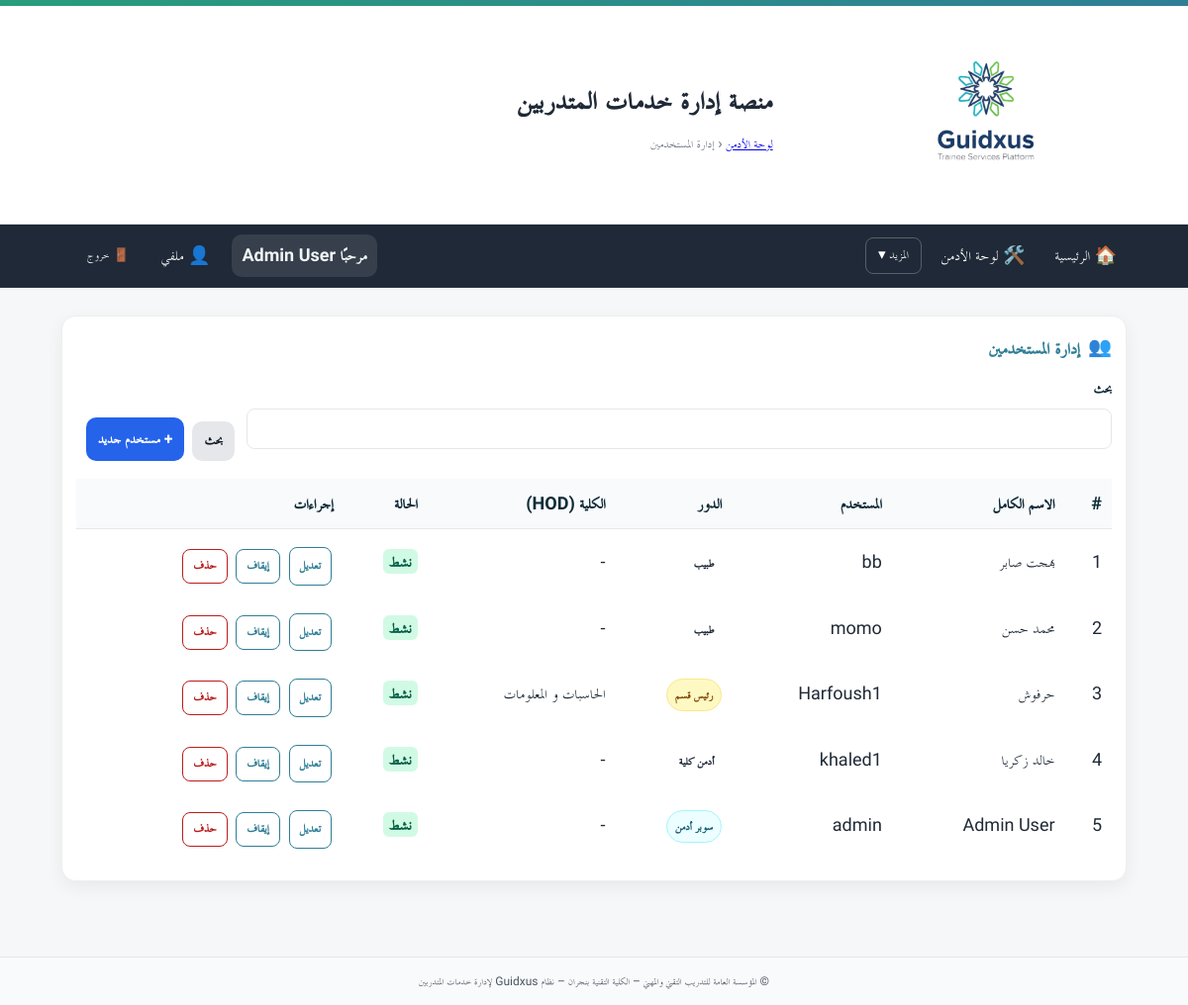
Screenshot of /admin/users/ (signed in) with the database file from the repository.
### app/models.py (models this page shows)
class User(Base):
    __tablename__ = "users"
    id = Column(Integer, primary_key=True, autoincrement=True)
    full_name = Column(String(255), nullable=False)
    username = Column(String(100), unique=True, nullable=False, index=True)
    password_hash = Column(String(255), nullable=False)
    is_admin = Column(Boolean, default=False, nullable=False)   # سوبر أدمن (صلاحيات كاملة)
    is_college_admin = Column(Boolean, default=False, nullable=False)  # أدمن كلية (صلاحيات في نطاق كلية واحدة)
    college_admin_college = Column(String(255), nullable=True)  # الكلية التي يديرها أدمن الكلية
    is_hod = Column(Boolean, default=False, nullable=False)      # رئيس قسم؟
    is_doc = Column(Boolean, default=False, nullable=False)      # 👈 طبيب الكلية (جديد)
    hod_college = Column(String(255), nullable=True)             # كلية رئيس القسم (إن وُجد)
    is_active = Column(Boolean, default=True, nullable=False)
    must_change_password = Column(Boolean, default=True, nullable=False)  # يجب تغيير كلمة المرور عند أول دخول
    created_at = Column(DateTime, server_default=func.now(), nullable=False)
    updated_at = Column(DateTime, onupdate=func.now())
    headed_departments = relationship(
        "Department",
        back_populates="head_user",
        foreign_keys="Department.head_user_id",
        lazy="selectin",
    )

### app/routers/admin_users.py (the view)
@router.get("")          # GET /admin/users
@router.get("/")         # GET /admin/users/
def users_list(
    request: Request,
    cu=Depends(require_user_manager),
    q: Optional[str] = None,
    db: Session = Depends(get_db),
):
    current_user = get_current_user(request, db)
    query = db.query(User)
    if current_user and current_user.is_college_admin and current_user.college_admin_college:
        college_name = normalize_text(current_user.college_admin_college)
        dept_ids = [d.id for d in db.query(Department).filter(
            func.trim(func.replace(Department.college, "  ", " ")) == college_name
        ).all()]
        head_user_ids = [d.head_user_id for d in db.query(Department).filter(
            Department.id.in_(dept_ids),
            Department.head_user_id.isnot(None)
        ).all() if d.head_user_id]
        query = query.filter(
            (User.college_admin_college == college_name) |
            (User.hod_college == college_name) |
            (User.id.in_(head_user_ids) if head_user_ids else False)
        )
    if q:
        q_like = f"%{q}%"
        query = query.filter(
            (User.username.ilike(q_like)) | (User.full_name.ilike(q_like))
        )
    users = query.order_by(User.created_at.desc()).all()
    return templates.TemplateResponse(
        "admin/users_list.html",
        {"request": request, "users": users, "q": q or ""},
    )

### app/templates/admin/users_list.html
{% extends "base.html" %}
{% block breadcrumb %}
  <a href="/admin/">لوحة الأدمن</a> ‹ <span>إدارة المستخدمين</span>
{% endblock %}
{% block content %}
<section class="card card-prestige">
  <div class="card-head"><div class="card-icon">👥</div><h3>إدارة المستخدمين</h3></div>
  <form method="get" action="/admin/users" class="form" style="margin-bottom:10px;">
    <div class="grid" style="grid-template-columns:1fr 160px;">
      <label>بحث
        <input type="text" name="q" value="{{ q }}">
      </label>
      <div class="actions" style="align-items:end;">
        <button class="btn btn-secondary">بحث</button>
        <a class="btn btn-primary" href="/admin/users/new">+ مستخدم جديد</a>
      </div>
    </div>
  </form>
  <div class="table-wrap">
    <table class="tbl">
      <thead>
        <tr>
          <th>#</th>
          <th>الاسم الكامل</th>
          <th>المستخدم</th>
          <th>الدور</th>
          <th>الكلية (HOD)</th>
          <th>الحالة</th>
          <th>إجراءات</th>
        </tr>
      </thead>
      <tbody>
        {% for u in users %}
          <tr>
            <td>{{ loop.index }}</td>
            <td>{{ u.full_name }}</td>
            <td>{{ u.username }}</td>
            <td>
              {% if u.is_admin %}
                <span class="badge badge-live">سوبر أدمن</span>
              {% elif u.is_college_admin %}
                <span class="badge badge-info">أدمن كلية</span>
              {% elif u.is_hod %}
                <span class="badge badge-draft">رئيس قسم</span>
              {% elif u.is_doc %}
                <span class="badge badge-success">طبيب</span>
              {% else %}
                <span class="muted">مستخدم</span>
              {% endif %}
            </td>
            <td>{{ u.hod_college or "-" }}</td>
            <td>
              {% if u.is_active %}<span class="status published">نشط</span>
              {% else %}<span class="status closed">موقوف</span>{% endif %}
            </td>
            <td>
              <a class="btn btn-xs" href="/admin/users/{{ u.id }}/edit">تعديل</a>
              <form method="post" action="/admin/users/{{ u.id }}/toggle" style="display:inline;">
                <button class="btn btn-xs" type="submit">
                  {% if u.is_active %}إيقاف{% else %}تفعيل{% endif %}
                </button>
              </form>
              <form method="post" action="/admin/users/{{ u.id }}/delete" style="display:inline;" onsubmit="return confirm('حذف المستخدم؟');">
                <button class="btn btn-xs danger" type="submit">حذف</button>
              </form>
            </td>
          </tr>
        {% else %}
          <tr><td colspan="7" class="muted">لا يوجد سجلات.</td></tr>
        {% endfor %}
      </tbody>
    </table>
  </div>
</section>
{% endblock %}

### app/templates/base.html (shortened to what this page needs)
<!doctype html>
<html lang="ar" dir="rtl">
<head>
  <link rel="stylesheet" href="/static/css/app.css">
  <link rel="stylesheet" href="/static/css/custom.css">
</head>
<body>
  <header class="site-header">
    <div class="topband"></div>
    <div class="header-inner">
      {% if ui_logo_url %}
        <img src="{{ ui_logo_url }}" alt="{{ app_name or 'Logo' }}" class="logo">
      {% else %}
        <img src="/static/images/logo.jpg" alt="{{ app_name or 'Logo' }}" class="logo">
      {% endif %}
      <div class="titles">
        <h1 class="site-title">{{ app_name or "منصة إدارة خدمات المتدربين" }}</h1>
        <div class="breadcrumb">{% block breadcrumb %}{% endblock %}</div>
      </div>
    </div>
  </header>
  <nav class="main-nav">
    <div class="nav-inner">
      <a href="/">🏠 الرئيسية</a>
      {% set cu = request.session.get('user') %}
      {% set display_name = (cu.get('full_name') if cu and cu.get('full_name') else (cu.get('username') if cu and cu.get('username') else 'مستخدم')) %}
      {% if cu %}
        {% if cu.get('is_admin') %}
          <a href="/admin/">🛠️ لوحة الأدمن</a>
          <div class="nav-more">
            <button type="button">المزيد ▾</button>
          </div>
        {% endif %}
        <div class="navbar-right">
          <span class="greeting">مرحبًا {{ display_name }}</span>
          <a href="/profile/" class="btn-link" title="ملفي الشخصي">👤 ملفي</a>
          <form method="post" action="/auth/logout" style="margin:0;">
            <button class="btn-link btn-logout" title="تسجيل الخروج">🚪 خروج</button>
          </form>
        </div>
      {% else %}
        <div class="nav-spacer"></div>
        <a href="/auth/login">🔐 تسجيل الدخول</a>
      {% endif %}
    </div>
  </nav>
  <main class="container">
    {% block content %}{% endblock %}
  </main>
  <footer class="site-footer">
    <div class="container">
      <small>
        {{ ui_footer or "© المؤسسة العامة للتدريب التقني والمهني – الكلية التقنية بنجران – نظام Guidxus لإدارة خدمات المتدربين" }}
      </small>
    </div>
  </footer>
</body>
</html>

### app/static/css/app.css (style rules this page uses)
:root { --tvtc-green-1:#7EC6A4; --tvtc-green-2:#289D7B; --tvtc-blue-1:#6BB6C8; --tvtc-blue-2:#2F7E96; --tvtc-gray-1:#F5F7F8; --tvtc-gray-2:#E5E7EA; --tvtc-gray-3:#6B7280; --tvtc-black:#1F2937; --tvtc-ivory:#FAFAF7; }
* { box-sizing:border-box; font-family:"Cairo","TraditionalArabicCustom","MajallaCustom","Noto Kufi Arabic","Segoe UI",Arial,sans-serif; }
body { margin:0; background:linear-gradient(180deg,var(--tvtc-ivory),#fff 220px,var(--tvtc-gray-1) 221px); color:var(--tvtc-black); font-size:18px; line-height:1.7; }
.container { max-width:1100px; margin-inline:auto; padding:16px; }
.site-header { background:#fff; border-bottom:1px solid var(--tvtc-gray-2); }
.header-inner { display:flex; align-items:center; gap:16px; padding-block:12px; }
.logo { height:56px; width:auto; filter: drop-shadow(0 1px 0 rgba(0,0,0,.05)); }
.site-title { margin:0; color:var(--tvtc-blue-2); font-weight:700; letter-spacing:.3px; }
.breadcrumb { color:var(--tvtc-gray-3); font-size:.9rem; }
.topband { height:6px; background:linear-gradient(90deg,var(--tvtc-green-2),var(--tvtc-blue-2)); }
.site-footer { margin-top:40px; background:#fff; border-top:1px solid var(--tvtc-gray-2); padding:16px; color:var(--tvtc-gray-3); text-align:center; }
.card { background:#fff; border:1px solid var(--tvtc-gray-2); border-radius:12px; padding:16px; margin-block:12px; box-shadow:0 2px 6px rgba(0,0,0,.04); }
.card-prestige { border:1px solid rgba(31,41,55,.06); border-top:0; box-shadow:0 6px 18px rgba(0,0,0,.06); position:relative; overflow:hidden; }
.card-head { display:flex; align-items:center; gap:10px; margin-bottom:8px; }
.card-head h3 { margin:0; font-weight:800; color:var(--tvtc-blue-2); }
.card-icon { font-size:1.1rem; opacity:.9; }
.form label { display:block; margin-bottom:12px; font-weight:700; font-size:1rem; color:#0f2b37; }
.form input[type="text"], .form input[type="number"], .form input[type="date"], .form select, .form textarea { font-size:1rem; width:100%; padding:10px; border:1px solid var(--tvtc-gray-2); border-radius:8px; background:#fff; font-weight:600; }
.grid { display:grid; grid-template-columns:repeat(2,1fr); gap:12px; }
.actions { display:flex; gap:12px; justify-content:flex-start; margin-top:16px; }
.btn { display:inline-block; padding:12px 18px; border-radius:10px; border:1px solid transparent; text-decoration:none; font-weight:800; font-size:1rem; cursor:pointer; }
.btn-primary { background:var(--tvtc-blue-2); color:#fff; }
.btn-secondary { background:#fff; color:var(--tvtc-blue-2); border-color:var(--tvtc-blue-2); }
.status { padding:2px 6px; border-radius:6px; font-weight:700; }
.status.published { background:#d1fae5; color:#065f46; }
.btn.btn-xs { padding:6px 10px; font-size:.9rem; border:1px solid var(--tvtc-blue-2); color:var(--tvtc-blue-2); background:#fff; border-radius:8px; margin-inline:2px; }
.btn.btn-xs.danger { border-color:#b91c1c; color:#b91c1c; }
.table-wrap { overflow:auto; }
table.tbl { width:100%; border-collapse:separate; border-spacing:0 8px; }
table.tbl thead th { background:#f8fafc; color:#0f2b37; padding:10px; font-weight:800; text-align:right; border-bottom:1px solid var(--tvtc-gray-2); }
table.tbl tbody tr { background:#fff; border:1px solid var(--tvtc-gray-2); }
table.tbl td { padding:10px; vertical-align:top; }
.badge { display:inline-block; padding:4px 8px; border-radius:999px; font-size:.85rem; font-weight:800; }
.badge-live { background:#ecfeff; color:#155e75; border:1px solid #a5f3fc; }
.badge-draft { background:#fef9c3; color:#854d0e; border:1px solid #fde68a; }
.main-nav { background: #1f2937; color: #fff; border-bottom: 1px solid rgba(255,255,255,.06); }
.main-nav .nav-inner { display: flex; gap: 10px; align-items: center; padding: 10px 12px; max-width: 1100px; margin: 0 auto; }
.main-nav a { color:#fff; text-decoration:none; padding:6px 10px; border-radius:8px; }
.main-nav form { margin-inline-start: auto; }
.btn-link { background: transparent; color: #fff; border: 0; cursor: pointer; padding: 6px 10px; border-radius: 8px; }

### rows the page displays
User: full_name "Admin User", username "admin", is_admin "سوبر أدمن", hod_college "-", is_active "نشط"
User: full_name "بهجت صابر", username "bb", is_admin "طبيب", hod_college "-", is_active "نشط"
User: full_name "محمد حسن", username "momo", is_admin "طبيب", hod_college "-", is_active "نشط"
User: full_name "حرفوش", username "Harfoush1", is_admin "رئيس قسم", hod_college "الحاسبات و المعلومات", is_active "نشط"
User: full_name "خالد زكريا", username "khaled1", is_admin "أدمن كلية", hod_college "-", is_active "نشط"

### other values shown
{{ app_name or "منصة إدارة خدمات المتدربين" }} "منصة إدارة خدمات المتدربين"
